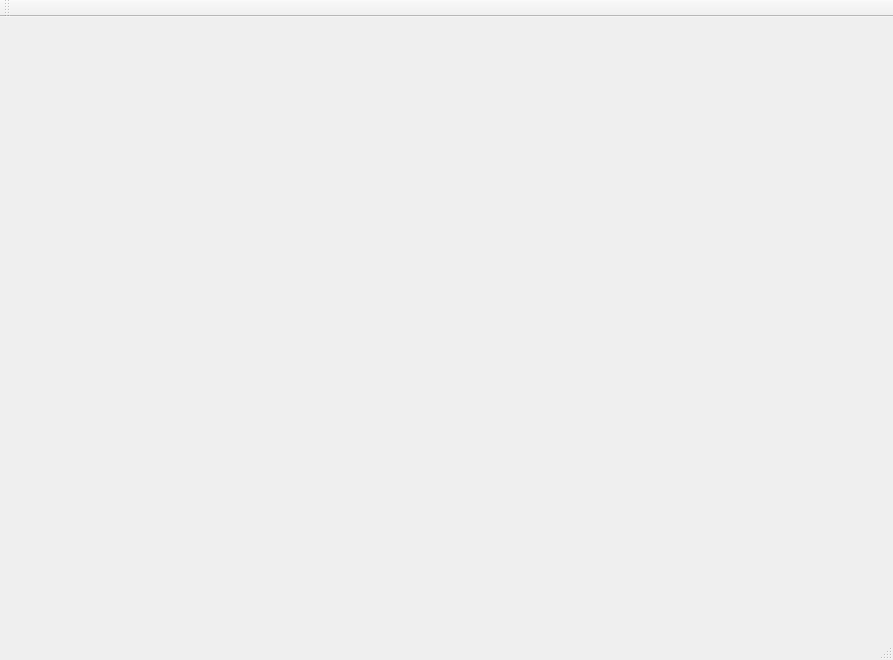
<?xml version="1.0" encoding="UTF-8"?>
<ui version="4.0">
 <class>MainWindow</class>
 <widget class="QMainWindow" name="MainWindow">
  <property name="geometry">
   <rect>
    <x>0</x>
    <y>0</y>
    <width>893</width>
    <height>660</height>
   </rect>
  </property>
  <property name="windowTitle">
   <string>MainWindow</string>
  </property>
  <widget class="QWidget" name="centralWidget"/>
  <widget class="QMenuBar" name="menuBar">
   <property name="geometry">
    <rect>
     <x>0</x>
     <y>0</y>
     <width>893</width>
     <height>22</height>
    </rect>
   </property>
  </widget>
  <widget class="QToolBar" name="mainToolBar">
   <attribute name="toolBarArea">
    <enum>TopToolBarArea</enum>
   </attribute>
   <attribute name="toolBarBreak">
    <bool>false</bool>
   </attribute>
  </widget>
  <widget class="QStatusBar" name="statusBar"/>
 </widget>
 <layoutdefault spacing="6" margin="11"/>
 <resources/>
 <connections/>
</ui>
